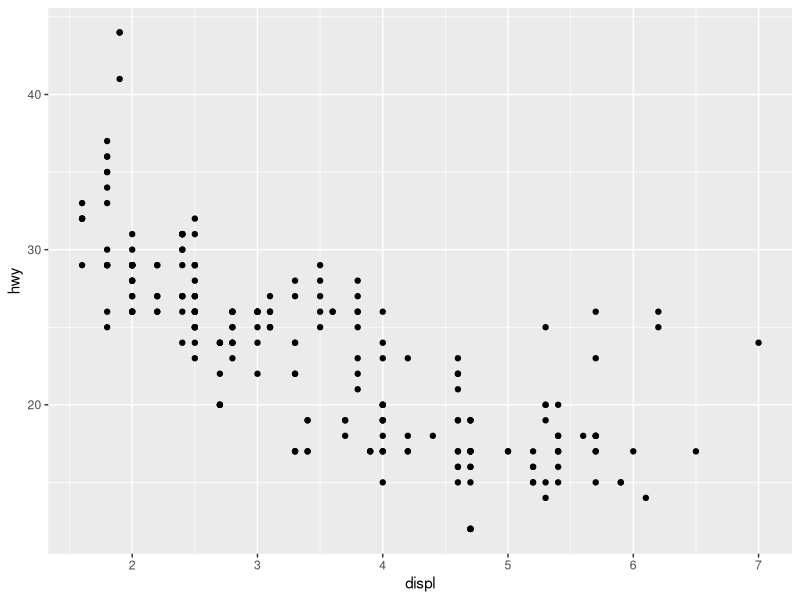
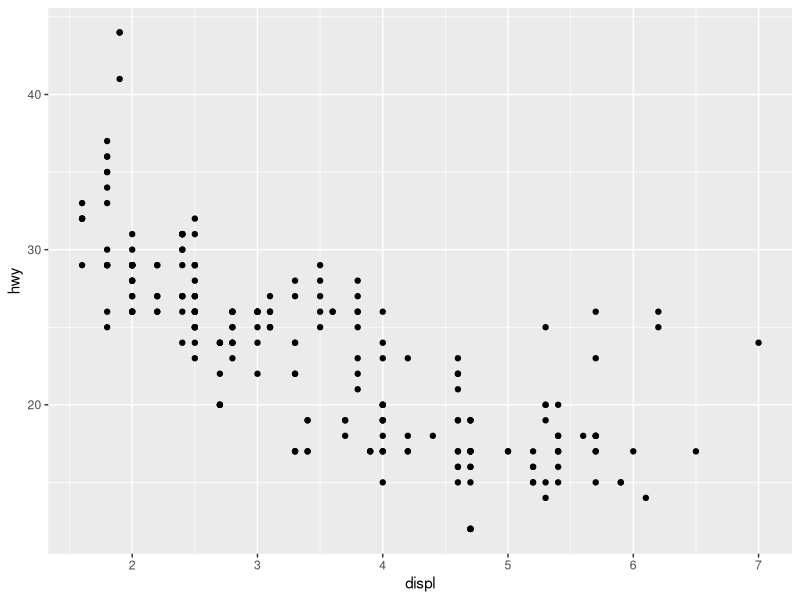
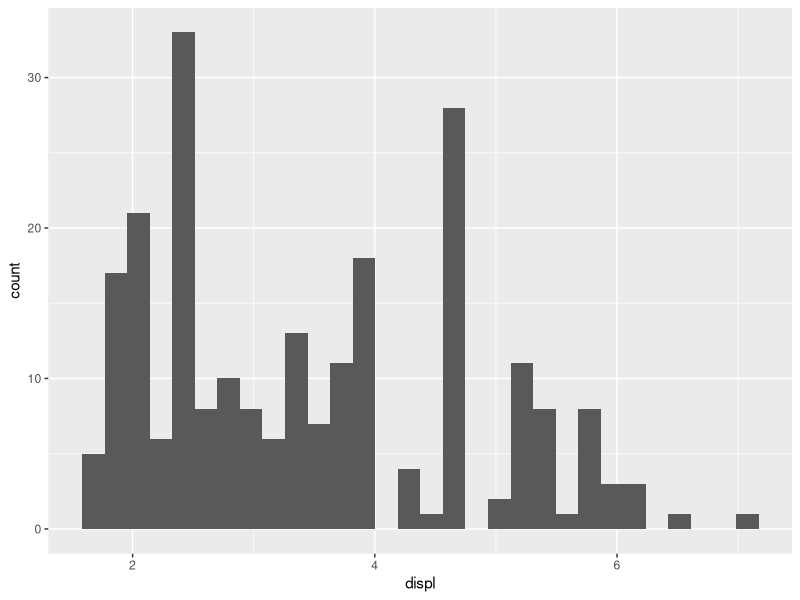
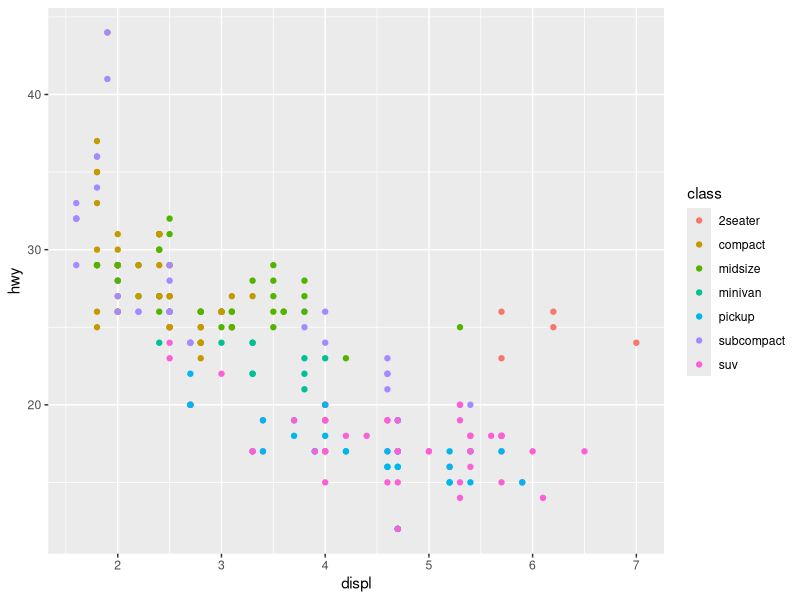
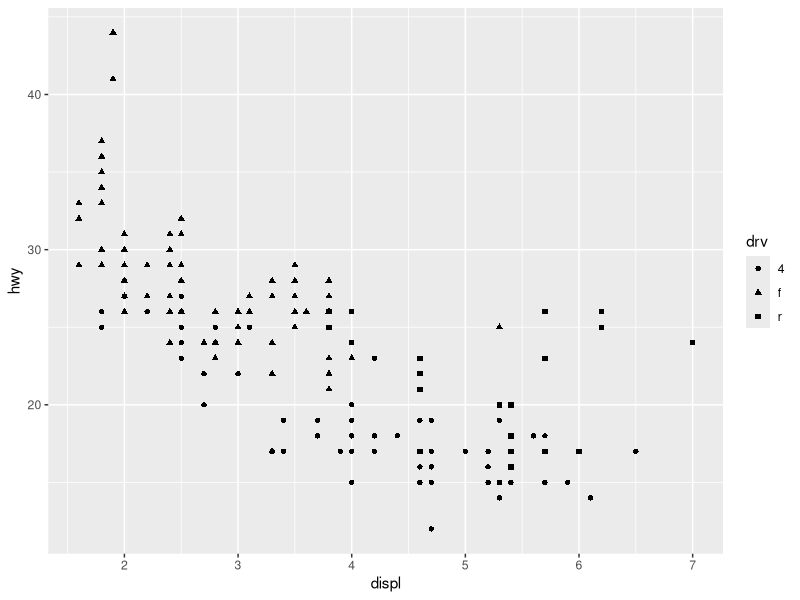
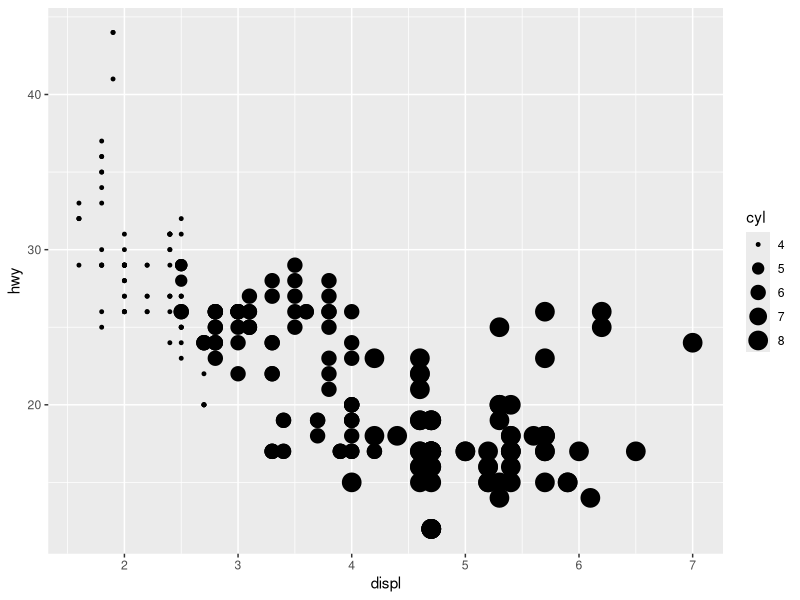
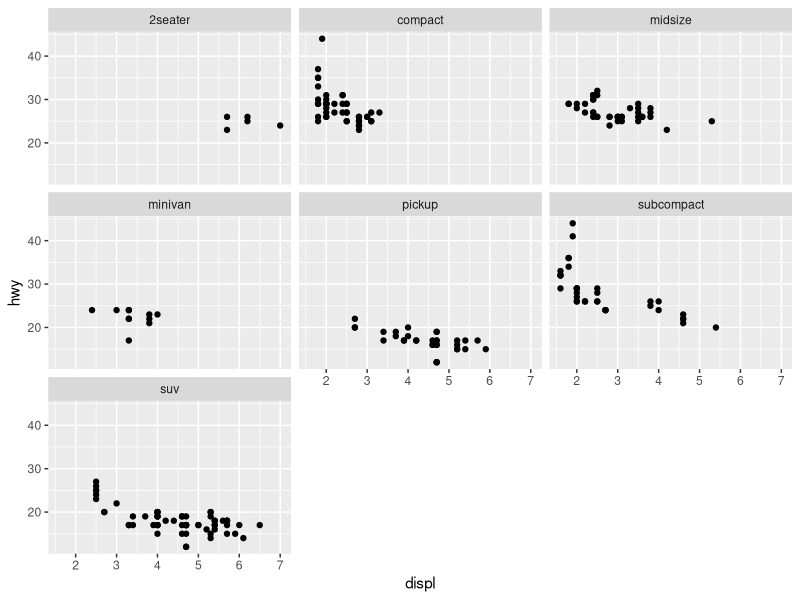
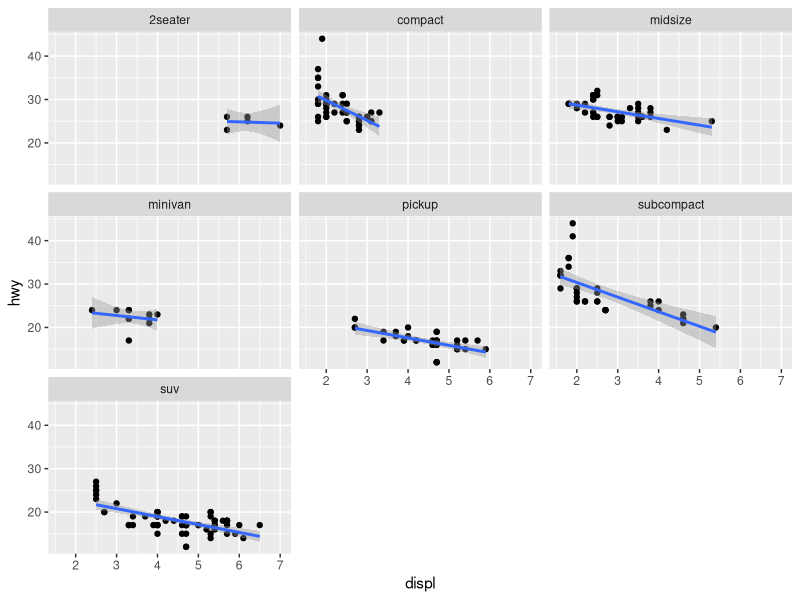

These figures' R source, in order:
library(ggplot2)


head(mpg)


qplot(x=displ,y=hwy, data=mpg)


ggplot(mpg, aes(x=displ, y = hwy)) +
       geom_point()


ggplot(mpg, aes(displ)) +
  geom_histogram()


ggplot(mpg, aes(x=displ, y = hwy, colour=class)) +
  geom_point()


ggplot(mpg, aes(x=displ, y = hwy, shape=drv)) +
  geom_point()

ggplot(mpg, aes(x=displ, y = hwy, size= cyl)) +
  geom_point()


ggplot(mpg,aes(x=displ, y=hwy)) + 
  geom_point() +facet_wrap(~class)

ggplot(mpg,aes(x=displ, y=hwy)) + 
  geom_point() +facet_wrap(~class) + geom_smooth(method="lm") 

ggplot(mpg, aes(displ, hwy)) +
  geom_point() + geom_smooth()

ggplot(mpg, aes(displ, hwy)) +
  geom_point() + geom_smooth(method="lm")

ggplot(mpg, aes(drv, hwy)) +
  geom_boxplot()


ggplot(mpg, aes(hwy)) +
  geom_histogram()


ggplot(mpg, aes(manufacturer)) +
  geom_bar()

ggplot(faithfuld,aes(waiting, eruptions))+
  geom_tile(aes(fill=density))


















